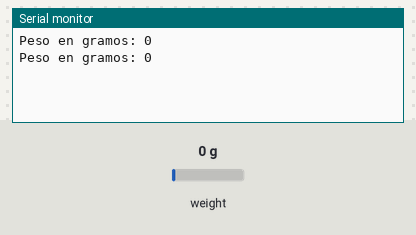
Simulated run of this sketch. Board: Arduino Uno, built with avr-gcc and run on an emulated ATmega328P. Shown: the last lines printed to the serial monitor. The inputs (shaded band) are chosen by the test bench; at power-on: weight on the scale 0 g.

Above: at 2.0 s.
2.1 s: weight on the scale set to 100 g
At 3.2 s:
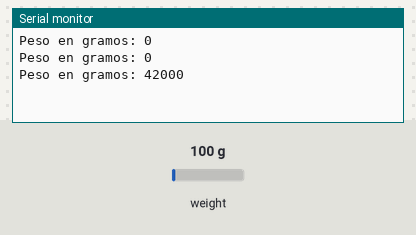
3.6 s: weight on the scale set to 1250 g
At 4.9 s:
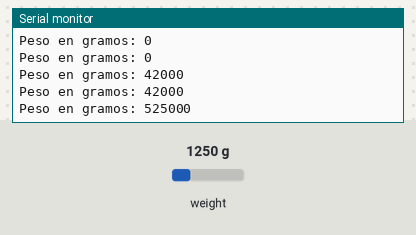
Timing chart, 0 to 6.6 s (numbered marks = the images above; inputs shaded):
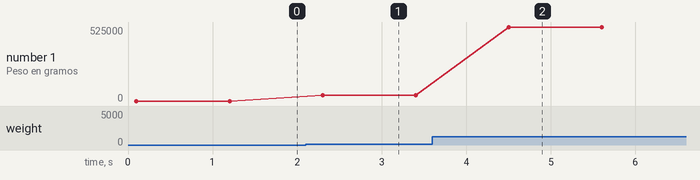

The sketch:

sketch_feb08a.ino
```cpp
#include <HX711.h>
 // Librería para el amplificador de instrumentación HX711

#define DOUT  2      // Pin DOUT del HX711 al pin digital 2 del Arduino
#define SCK   3      // Pin SCK del HX711 al pin digital 3 del Arduino

HX711 scale;

void setup() {
  Serial.begin(9600);
  scale.begin(DOUT, SCK);
}

void loop() {
  if (scale.is_ready()) {
    long weight = scale.get_units();  // Obtener la lectura en unidades (gramos en este caso)

    Serial.print("Peso en gramos: ");
    Serial.println(weight);

    delay(1000);  // Puedes ajustar la frecuencia de las lecturas según tus necesidades
  } else {
    Serial.println("El HX711 no está listo.");
  }
}

//modificacion
// holaaaa dani
```

Measured:
- after the input at 2.1 s, the serial monitor: prints a new line after 0.20 s (image 1)
- after the input at 3.6 s, the serial monitor: prints a new line after 0.90 s (image 2)
- plotted number 1: 0 → 42000 after the input at 2.1 s, 42000 → 525000 after the input at 3.6 s
